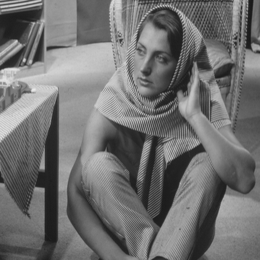
%> input picture Butterworth-Filter/images/barb.png, 260 x 260 px, shrunk from 512 x 512 before the run
$ octave main.m   (GNU Octave 9; MATLAB toolbox functions it lacks are replaced by stand-ins)
%> lines starting %> are read from the running program, lines starting %| are printed output that depends on the picture
### Butterworth-Filter/centralize.m
function [centralize_mat] = centralize(img)
    [M, N] = size(img);
    centralize_mat = zeros(M, N);
    for i = 1 : M
        for j = 1 : N
            centralize_mat(i, j) = double(img(i, j)) * (-1) ^ (i + j);
        end
    end
end

### Butterworth-Filter/butterworth_filter.m
function [filtered_img] = butterworth_filter(img, D0, level, type)
    g = get_spectrum(img);
    filter_model = b_filter_g(size(img), D0, level, type);
    filtered_g = g .* filter_model;
    filtered_centralized_img_mat = real(ifft2(filtered_g));
    filtered_img = decentralize(filtered_centralized_img_mat);
end

function [b_filter] = b_filter_g(size, D0, level, type)
    M = size(1);
    N = size(2);
    b_filter = zeros(M, N);
    m = floor(M / 2);
    n = floor(N / 2);
    for i = 1 : M
        for j = 1 : N
            d = sqrt((i - m) ^ 2 + (j - n) ^ 2);
            if (strcmp(type, 'low'))
                b_filter(i, j) = 1 / (1 + (d / D0) ^ (2 * level));
            elseif (strcmp(type, 'high'))
                b_filter(i, j) = 1 / (1 + (D0 / d) ^ (2 * level));
            end
        end
    end
end

### Butterworth-Filter/decentralize.m
function [decentralize_img] = decentralize(centralize_mat)
    [M, N] = size(centralize_mat);
    decentralize_img = zeros(M, N);
    for i = 1 : M
        for j = 1 : N
            decentralize_img(i, j) = centralize_mat(i, j) * (-1) ^ (i + j);
        end
    end
    decentralize_img = uint8(decentralize_img);
end

### Butterworth-Filter/get_spectrum.m
function [spectrum] = get_spectrum(img)
    centralize_img = centralize(img);
    spectrum = fft2(centralize_img);
end

### Butterworth-Filter/main.m
img = imread('./images/barb.png');
%> img is the input picture: size 260x260 uint8; min 23, max 234, mean 112.4
figure;
subplot(1, 2, 1);
imshow(img);

subplot(1, 2, 2);
imshow(log(1 + abs(get_spectrum(img))), []);
%> after the loop in centralize, `for i = 1 : M`:
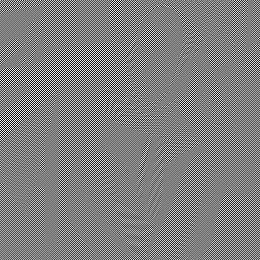
%> centralize_mat: size 260x260 double; min -234, max 233, mean 0; drawn with min black and max white

fprintf('Press Enter to continue...\n');
pause;

%10
filtered_img = butterworth_filter(img, 10, 1, 'low');
%> after the loop in b_filter_g, `for i = 1 : M`:
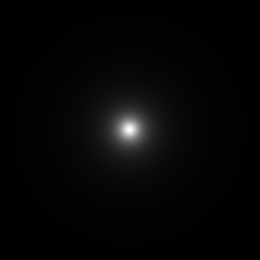
%> b_filter: size 260x260 double; min 0.00295, max 1, mean 0.0249
figure;
subplot(1, 2, 1);
imshow(filtered_img);

subplot(1, 2, 2);
imshow(log(1 + abs(get_spectrum(filtered_img))), []);
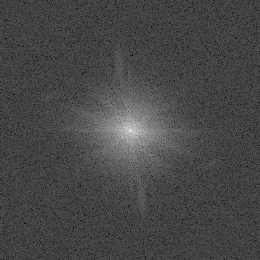
%> displayed picture: size 260x260, on the screen's scale of 0 to 255; min 0, max 255, mean 71.1

fprintf('Press Enter to continue...\n');
pause;

%20
filtered_img = butterworth_filter(img, 200, 1, 'low');
%> call 2 of b_filter_g, with size = [260 260], D0 = 200, level = 1, type = 'low'
%> after the loop in b_filter_g (call 2), `for i = 1 : M`:
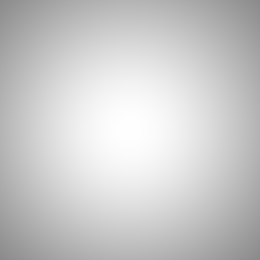
%> b_filter: size 260x260 double; min 0.542, max 1, mean 0.795
figure;
subplot(1, 2, 1);
imshow(filtered_img);

subplot(1, 2, 2);
imshow(log(1 + abs(get_spectrum(filtered_img))), []);

fprintf('Press Enter to continue...\n');
pause;

%40
filtered_img = butterworth_filter(img, 40, 1, 'low');
%> call 3 of b_filter_g, with size = [260 260], D0 = 40, level = 1, type = 'low'
%> after the loop in b_filter_g (call 3), `for i = 1 : M`:
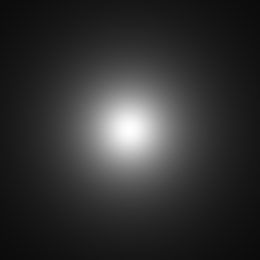
%> b_filter: size 260x260 double; min 0.0452, max 1, mean 0.197
figure;
subplot(1, 2, 1);
imshow(filtered_img);

subplot(1, 2, 2);
imshow(log(1 + abs(get_spectrum(filtered_img))), []);

fprintf('Press Enter to continue...\n');
pause;

%80
filtered_img = butterworth_filter(img, 80, 1, 'low');
%> call 4 of b_filter_g, with size = [260 260], D0 = 80, level = 1, type = 'low'
%> after the loop in b_filter_g (call 4), `for i = 1 : M`:
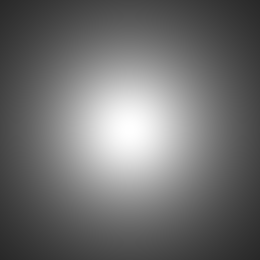
%> b_filter: size 260x260 double; min 0.159, max 1, mean 0.434
figure;
subplot(1, 2, 1);
imshow(filtered_img);

subplot(1, 2, 2);
imshow(log(1 + abs(get_spectrum(filtered_img))), []);
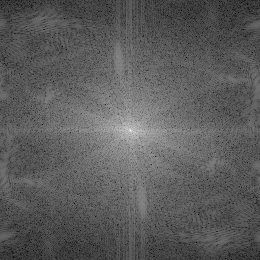
%> displayed picture: size 260x260, on the screen's scale of 0 to 255; min 0, max 255, mean 91.7
